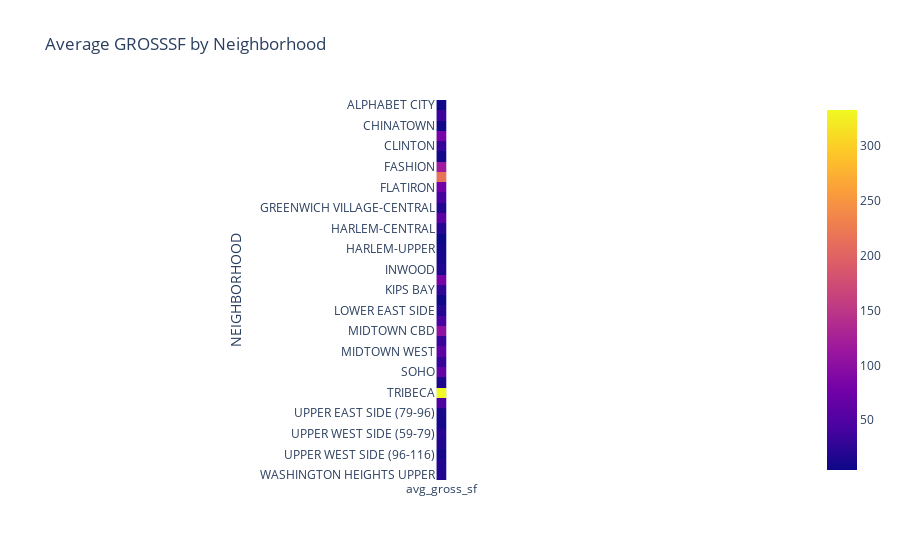

Write notebook code for a chart like this one.
### Markdown cell above
![q5.png](attachment:q5.png)

### Code cell
# Connect to the SQLite database
conn = sqlite3.connect('manhattan_sales.db')

# Create the SQL table
df.to_sql('sales_data', conn, if_exists='replace', index=False)

# Query 6: Average GROSSSF by NEIGHBORHOOD
query6 = """
SELECT NEIGHBORHOOD, AVG(GROSSSF) AS avg_gross_sf
FROM sales_data
GROUP BY NEIGHBORHOOD;
"""
df6 = pd.read_sql_query(query6, conn)

# Display the average GROSSSF DataFrame
print("Average GROSSSF by NEIGHBORHOOD:")
display(df6)

# Visualization 5: Heatmap for Average GROSSSF by NEIGHBORHOOD
fig6 = px.imshow(df6.pivot_table(index="NEIGHBORHOOD", values="avg_gross_sf"),
                  labels=dict(index="Neighborhood", value="Average GROSSSF"),
                  title="Average GROSSSF by Neighborhood")

# Show the plot
fig6.show()

# Close the database connection
conn.close()

### Figure 1 — Plotly figure (JSON) as saved in the notebook; plotly's stock layout.template omitted (floating-point values rounded to 4 significant figures)
{"data": [{"coloraxis": "coloraxis", "hovertemplate": "x: %{x}<br>NEIGHBORHOOD: %{y}<br>color: %{z}<extra></extra>", "name": "0", "type": "heatmap", "x": ["avg_gross_sf"], "xaxis": "x", "y": ["ALPHABET CITY", "CHELSEA", "CHINATOWN", "CIVIC CENTER", "CLINTON", "EAST VILLAGE", "FASHION", "FINANCIAL", "FLATIRON", "GRAMERCY", "GREENWICH VILLAGE-CENTRAL", "GREENWICH VILLAGE-WEST", "HARLEM-CENTRAL", "HARLEM-EAST", "HARLEM-UPPER", "HARLEM-WEST", "INWOOD", "JAVITS CENTER", "KIPS BAY", "LITTLE ITALY", "LOWER EAST SIDE", "MANHATTAN VALLEY", "MIDTOWN CBD", "MIDTOWN EAST", "MIDTOWN WEST", "MURRAY HILL", "SOHO", "SOUTHBRIDGE", "TRIBECA", "UPPER EAST SIDE (59-79)", "UPPER EAST SIDE (79-96)", "UPPER EAST SIDE (96-110)", "UPPER WEST SIDE (59-79)", "UPPER WEST SIDE (79-96)", "UPPER WEST SIDE (96-116)", "WASHINGTON HEIGHTS LOWER", "WASHINGTON HEIGHTS UPPER"], "yaxis": "y", "z": [[7.176], [34.63], [8.286], [82.5], [31.67], [8.87], [116.9], [217.1], [77.84], [42.79], [18.91], [59], [21.12], [4.596], [8.758], [11.82], [15.83], [81.5], [29], [6.875], [20.67], [43.4], [103.7], [33.36], [60.69], [31], [66.07], [15.43], [332.9], [47.85], [12.53], [11], [21.26], [18.08], [11.23], [18.44], [18.23]]}], "layout": {"coloraxis": {"colorscale": [[0, "#0d0887"], [0.1111, "#46039f"], [0.2222, "#7201a8"], [0.3333, "#9c179e"], [0.4444, "#bd3786"], [0.5556, "#d8576b"], [0.6667, "#ed7953"], [0.7778, "#fb9f3a"], [0.8889, "#fdca26"], [1, "#f0f921"]]}, "title": {"text": "Average GROSSSF by Neighborhood"}, "xaxis": {"anchor": "y", "constrain": "domain", "domain": [0, 1], "scaleanchor": "y"}, "yaxis": {"anchor": "x", "autorange": "reversed", "constrain": "domain", "domain": [0, 1], "title": {"text": "NEIGHBORHOOD"}}}}
